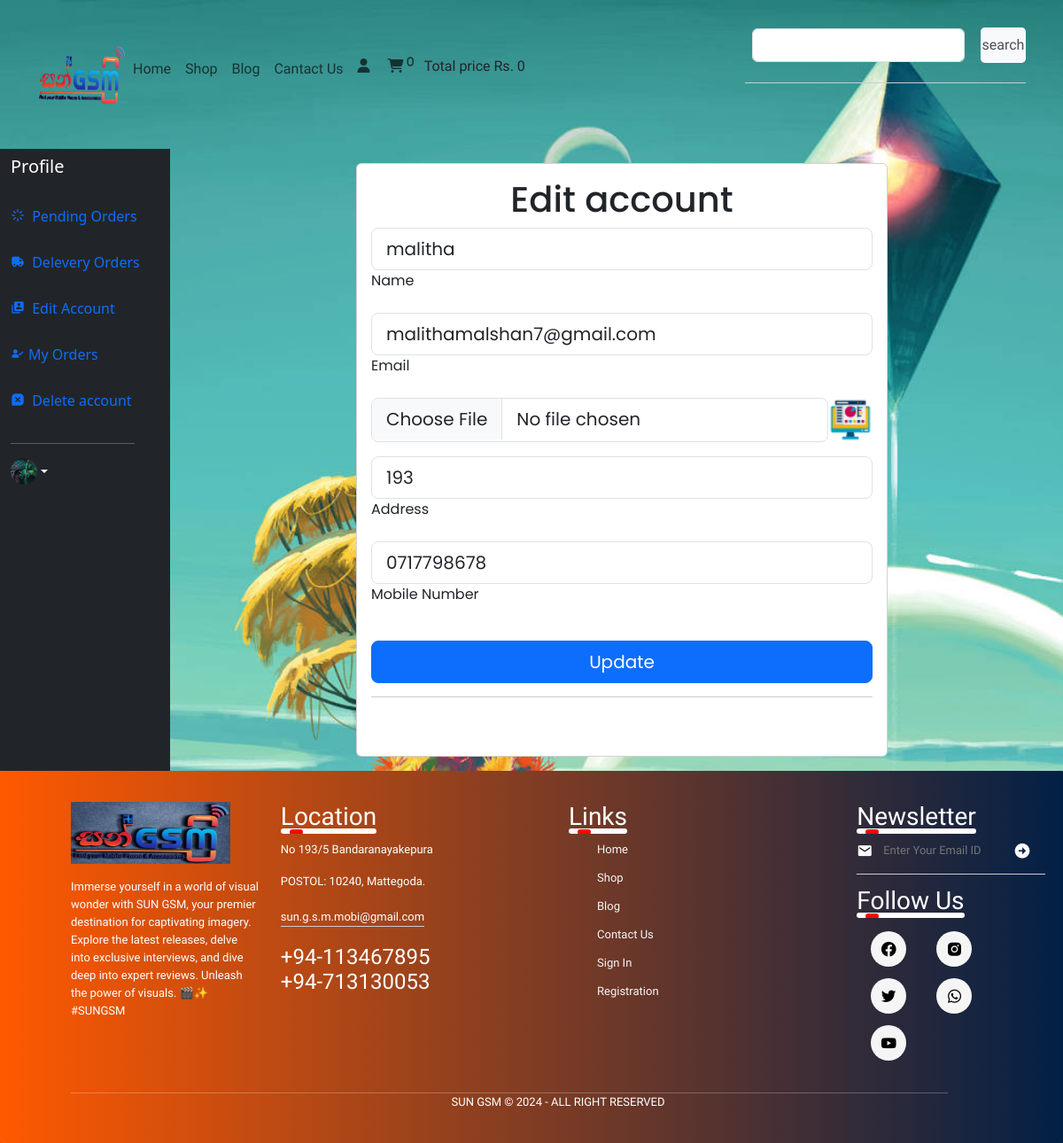
Page /user_panel/profile.php?edit_account (signed in) on the committed database.
### tables this page shows
CREATE TABLE `user` (
  `user_id` int(11) NOT NULL,
  `username` varchar(250) NOT NULL,
  `user_email` varchar(100) NOT NULL,
  `password` varchar(255) NOT NULL,
  `user_image` varchar(100) NOT NULL,
  `user_ip` varchar(100) NOT NULL,
  `user_address` varchar(100) NOT NULL,
  `user_mobile` varchar(100) NOT NULL,
  `registration_at` timestamp NOT NULL DEFAULT current_timestamp() ON UPDATE current_timestamp()
);

### functions/common_function.php (called while the page is built, shortened)
<?php
function getIPAddress()
{
    if (!empty($_SERVER['HTTP_CLIENT_IP'])) {
        $ip = $_SERVER['HTTP_CLIENT_IP'];
    }
    elseif (!empty($_SERVER['HTTP_X_FORWARDED_FOR'])) {
        $ip = $_SERVER['HTTP_X_FORWARDED_FOR'];
    }
    else {
        $ip = $_SERVER['REMOTE_ADDR'];
    }
    return $ip;
}
?>

### user_panel/edit_account.php (the view, shortened to what this page needs)
<?php
if (isset($_GET['edit_account'])) {
    if (isset($_SESSION['username'])) {
        if (isset($_GET['edit_account'])) {
            $user_session_name = $_SESSION['username'];
            $select_query = "SELECT * FROM user WHERE username='$user_session_name'";
            $result_query = mysqli_query($con, $select_query);
            $row_fetch = mysqli_fetch_assoc($result_query);
            $username = $row_fetch['username'];
            $useremail = $row_fetch['user_email'];
            $useraddress = $row_fetch['user_address'];
            $usermobile = $row_fetch['user_mobile'];
        }
    }
}
?>
<!DOCTYPE html>
<html lang="en">
<head>
    <link rel="stylesheet" href="https://cdnjs.cloudflare.com/ajax/libs/toastr.js/latest/toastr.min.css"
 />
</head>
<body>
    <div class="d-flex justify-content-center" style="border-radius: 15px; font-family:Poppins">
        <div class="card" style="width:100%; max-width: 600px;">
            <div class="card-body">
                <h1 class="text-center ">Edit account</h1>
                <form method="post" action="" enctype="multipart/form-data">
                    <div class="row g-3">
                        <div class="col-12">
                            <div class="form-outline">
                                <input type="text" name="username" class="form-control form-control-lg"
                                    value='<?php echo isset($username) ? $username : ''; ?>' required />
                                <label class="form-label" for="firstName1">Name</label>
                            </div>
                        </div>
                        <div class="col-12">
                            <div class="form-outline">
                                <input type="email" name="user_email" class="form-control form-control-lg"
                                    value='<?php echo isset($useremail) ? $useremail : ''; ?>' required />
                                <label class="form-label" for="firstName2">Email</label>
                            </div>
                        </div>
                        <div class="col-12">
                            <div class="form-outline mb-auto d-flex">
                                <input type="file" name="user_image" class="form-control form-control-lg" />
                                <img src="./user_images/<?php echo isset($userimage) ? $userimage : '5432747.png'; ?>"
                                    alt="User Image" style="width: 50px; height: 50px;">
                            </div>
                        </div>
                        <div class="col-12">
                            <div class="form-outline">
                                <input type="text" name="user_address" class="form-control form-control-lg"
                                    value='<?php echo isset($useraddress) ? $useraddress : ''; ?>' required />
                                <label class="form-label" for="firstName4">Address</label>
                            </div>
                        </div>
                        <div class="col-12">
                            <div class="form-outline">
                                <input type="text" name="user_mobile" class="form-control form-control-lg"
                                    value='<?php echo isset($usermobile) ? $usermobile : ''; ?>' required />
                                <label class="form-label" for="firstName5">Mobile Number</label>
                            </div>
                        </div>
                        <div class="col-12 mt-4 pt-2">
                            <input data-mdb-ripple-init class="btn btn-primary btn-lg" type="submit" value="Update"
                                name="user_update" />
                        </div>
                    </div>
                </form>
            </div>
        </div>
    </div>
</body>
</html>

### user_panel/profile.php (shortened to what this page needs)
<?php
include('../functions/common_function.php');
?>
<!DOCTYPE html>
<html lang="en">
<head>
    <link href="https://unpkg.com/boxicons@2.1.4/css/boxicons.min.css" rel="stylesheet" />
    <link rel="stylesheet" href="./user_page.css" />
    <link href="https://cdn.jsdelivr.net/npm/bootstrap@5.3.3/dist/css/bootstrap.min.css" rel="stylesheet"
 />
    <link rel="stylesheet" href="https://cdnjs.cloudflare.com/ajax/libs/font-awesome/6.5.1/css/all.min.css"
 />
    <link rel="stylesheet" href="https://cdnjs.cloudflare.com/ajax/libs/toastr.js/latest/toastr.min.css"
 />
</head>
</head>
<body>
    <section>
        <?php
        function cart_item()
        {
            global $con;
            $get_ip_add = getIPAddress();
            $select_query = "SELECT * FROM `cart` WHERE ip_address='$get_ip_add'";
            $result_query = mysqli_query($con, $select_query);
            $count_cart_items = mysqli_num_rows($result_query);
            echo $count_cart_items;
        }
        function total_cart_price()
        {
            $total_price = 0;
            echo $total_price;
        }
        ?>
        <nav class="navbar navbar-expand-lg py-4 font">
            <div class=" container">
                <a href="index.php"><img src="../index/images/loogo.png" alt="logo" width="100px" height="70px" /></a>
                <div class="collapse navbar-collapse animated-underline" id="navbarSupportedContent">
                    <ul class="navbar-nav me-auto mb-2 mb-lg-0">
                        <li class="nav-item">
                            <a class="nav-link" href="../index/index.php">Home</a>
                        </li>
                        <li class="nav-item">
                            <a class="nav-link" href="../shop/shop.php">Shop</a>
                        </li>
                        <li class="nav-item">
                            <a class="nav-link" href="#">Blog</a>
                        </li>
                        <li class="nav-item">
                            <a class="nav-link" href="#">Cantact Us</a>
                        </li>
                        <li class="nav-item">
                            <i class="fa-solid fa-user nav-link"></i>
                            <a href="../shop/cart.php"> <i class="fa-solid fa-cart-shopping nav-link">
                                    <sup><?php cart_item() ?></sup>
                                </i></a>
                            Total price Rs. <?php total_cart_price() ?>
                        </li>
                    </ul>
                    <form class="d-flex" action="../shop/search.php" method="get">
                        <input class="form-control m-2" type="search" palceholder="Search" aria-label="Search"
                            style="width: 240px;" name="search_data">
                        <input type="submit" value="search" class="btn-outline search" name="search_data_product">
                    </form>
                </div>
            </div>
        </nav>
    </section>
    <div class="">
        <div class="row flex-nowrap">
            <div class="col-auto col-md-3 col-xl-2 px-sm-2 px-0 bg-dark">
                <div class="d-flex flex-column align-items-center align-items-sm-start px-3 pt-2 text-white min-vh-20">
                    <div class="d-flex align-items-center pb-3 mb-md-0 me-md-auto text-white text-decoration-none">
                        <h1 class="fs-5 d-none d-sm-inline">Profile</h1>
                    </div>
                    <ul class="nav nav-pills flex-column mb-sm-auto mb-0 align-items-center align-items-sm-start"
                        id="menu">
                        <li class="nav-item">
                            <a href="profile.php?pending_orders" class="nav-link align-middle px-0">
                                <i class='bx bx-loader'></i> <span class="ms-1 d-none d-sm-inline">Pending Orders</span>
                            </a>
                        </li>
                        <li class="nav-item">
                            <a href="profile.php?delevery_orders" class="nav-link align-middle px-0">
                                <i class='bx bxs-truck'></i> <span class="ms-1 d-none d-sm-inline">Delevery
                                    Orders</span>
                            </a>
                        </li>
                        <li>
                            <a href="profile.php?edit_account" class="nav-link px-0 align-middle">
                                <i class='bx bxs-user-account'></i> <span class="ms-1 d-none d-sm-inline">Edit
                                    Account</span></a>
                        </li>
                        <li>
                            <a href="profile.php?my_orders" class="nav-link align-middle px-0">
                                <i class='bx bxs-user-check'></i><span class="ms-1 d-none d-sm-inline">My
                                    Orders</span></a>
                        </li>
                        <li>
                            <a href="profile.php?delete_account" class="nav-link align-middle px-0">
                                <i class='bx bxs-message-square-x'></i> <span class="ms-1 d-none d-sm-inline">Delete
                                    account</span>
                            </a>
                        </li>
                    </ul>
                    <hr>
                    <div class="dropdown pb-4">
                        <a href="#" class="d-flex align-items-center text-white text-decoration-none dropdown-toggle"
                            id="dropdownUser1" data-bs-toggle="dropdown" aria-expanded="false">
                            <?php
                            if (!isset($_SESSION['username'])) {
                                echo " <span class='d-none d-sm-inline mx-1'>Guest</span>";
                            } else {
                                $username = $_SESSION['username'];
                                $user_image = "SELECT * FROM `user` WHERE username='$username'";
                                $user_image = mysqli_query($con, $user_image);
                                $row_image = mysqli_fetch_array($user_image);
                                $user_image = $row_image['user_image'];
                                echo "<img src='../user_panel/user_images/$user_image' alt='User Avatar' width='30' height='30'
                                class='rounded-circle'>";
                            }
                            ?>
                        </a>
                    </div>
                </div>
            </div>
            <div class="col py-3 text-white">
                <div>
                    <?php
                    if (isset($_GET['edit_account'])) {
                        include('edit_account.php');
                    }
                    ?>
                </div>
            </div>
        </div>
        <footer class="footer col-md-12 col-lg-12 col-sm-12">
            <div class="row">
                <div class="col">
                    <img style="margin-bottom: 1rem;" src="../index/images/logoo.jpg" width="180px" height="70px" />
                    <p>
                        Immerse yourself in a world of visual wonder with SUN GSM,
                        your premier destination for captivating imagery. Explore the latest
                        releases, delve into exclusive interviews, and dive deep into expert
                        reviews. Unleash the power of visuals. 🎬✨ #SUNGSM
                    </p>
                </div>
                <div class="col">
                    <h3>
                        Location
                        <div class="underline"><span></span></div>
                    </h3>
                    <p>No 193/5 Bandaranayakepura</p>
                    <p>POSTOL: 10240, Mattegoda.</p>
                    <p class="email-id">sun.g.s.m.mobi@gmail.com</p>
                    <h4>+94-113467895 <br />+94-713130053</h4>
                </div>
                <div class="col">
                    <h3>
                        Links
                        <div class="underline"><span></span></div>
                    </h3>
                    <ul>
                        <li><a class="a" href="#">Home</a></li>
                        <li><a class="a" href="#">Shop</a></li>
                        <li><a class="a" href="#">Blog</a></li>
                        <li><a class="a" href="#">Contact Us</a></li>
                        <li><a class="a" href="#">Sign In</a></li>
                        <li>
                            <a class="a" href="#">Registration</a>
                        </li>
                    </ul>
                </div>
                <div class="col">
                    <h3>
                        Newsletter
                        <div class="underline"><span></span></div>
                    </h3>
                    <form>
                        <i class="bx bxs-envelope" undefined></i>
                        <input type="text" placeholder="Enter Your Email ID" required />
                        <button type="submit">
                            <i class="bx bxs-right-arrow-circle"></i>
                        </button>
                    </form>
                    <div class="social-icons">
                        <h3>
                            Follow Us
                            <div class="underline"><span></span></div>
                        </h3>
                        <i class="bx bxl-facebook-circle"></i>
                        <i class="bx bxl-instagram-alt"></i>
                        <i class="bx bxl-twitter"></i>
                        <i class="bx bxl-whatsapp"></i>
                        <i class="bx bxl-youtube"></i>
                    </div>
                </div>
            </div>
            <hr />
            <p class="copyright">SUN GSM © 2024 - All Right Reserved</p>
        </footer>
</body>
</html>

### rows in the picture
user: user_image (picture), username "malitha", user_email "malithamalshan7@gmail.com", user_address "193", user_mobile "0717798678"

### other values in the picture
$count_cart_items "0"
$total_price "0"
